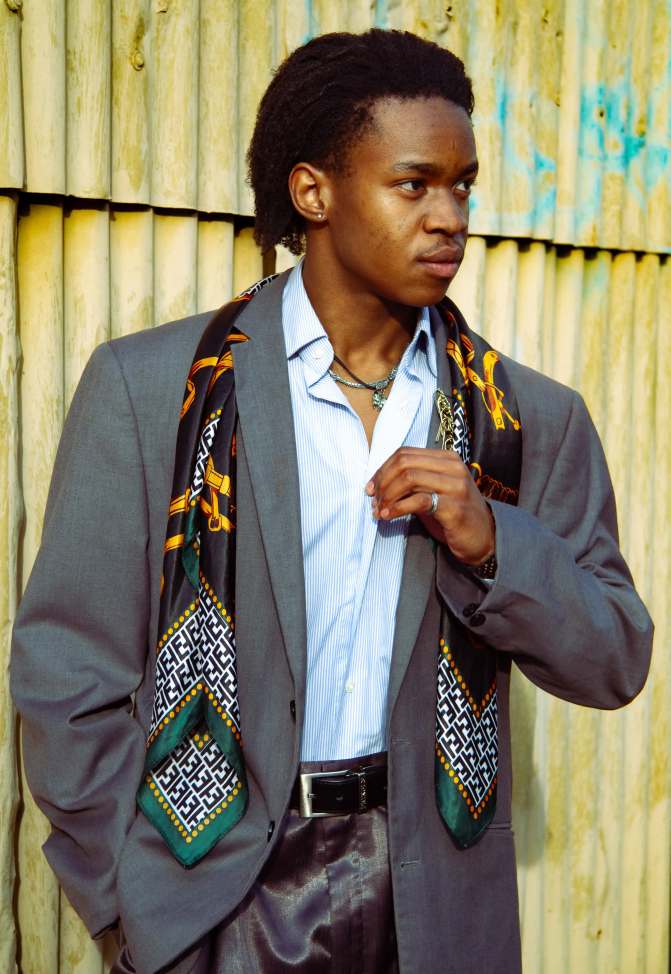
#> input picture photos/IMG_8853.webp, 3351 x 4870 px (shown at 1/5 size)
$ python make_waitlist_images.py
#> lines starting #> are read from the running program, lines starting #| are printed output that depends on the picture
"""Crop and compress chosen photos from photos/ into assets/img/waitlist/.
Run: python3 tools/make_waitlist_images.py
Each entry: output name, source, crop centre (x, y as fractions), crop width as a fraction of the photo, aspect (w/h), output width."""
from pathlib import Path
from PIL import Image, ImageOps

ROOT = Path(__file__).resolve().parent.parent
SRC = ROOT / "photos"
OUT = ROOT / "assets/img/waitlist"

CROPS = [
    ("hero", "IMG_8853.webp", 0.50, 0.50, 1.00, 4 / 5, 1400),
    ("detail-lapel", "IMG_8567.webp", 0.52, 0.80, 0.80, 1, 900),
    ("detail-lining", "IMG_8662.webp", 0.50, 0.40, 0.62, 1, 900),
    ("detail-cuff", "IMG_8569.webp", 0.55, 0.66, 0.70, 1, 900),
    ("inheritors", "IMG_8707.webp", 0.50, 0.40, 1.00, 1, 1100),
    ("plate-street", "IMG_8891.webp", 0.50, 0.55, 1.00, 4 / 5, 900),
    ("plate-rust", "IMG_8920.webp", 0.50, 0.50, 1.00, 4 / 5, 900),
    ("plate-stance", "IMG_8910.webp", 0.50, 0.55, 1.00, 4 / 5, 900),
    ("plate-car", "IMG_8943.webp", 0.70, 0.50, 1.00, 4 / 5, 900),
]

OUT.mkdir(parents=True, exist_ok=True)
for name, src, cx, cy, frac, aspect, out_w in CROPS:
    im = ImageOps.exif_transpose(Image.open(SRC / src)).convert("RGB")
#> im is the input picture: PIL image 3351x4870 RGB; mean R, G, B 134.7, 127.6, 104.5
    W, H = im.size
#> W = 3351; H = 4870
    w = W * frac
#> w = 3351
    h = w / aspect
#> h = 4188.8
    if h > H:
        h = H
        w = h * aspect
    left = min(max(cx * W - w / 2, 0), W - w)
#> left = 0
    top = min(max(cy * H - h / 2, 0), H - h)
#> top = 340.6
    crop = im.crop((round(left), round(top), round(left + w), round(top + h)))
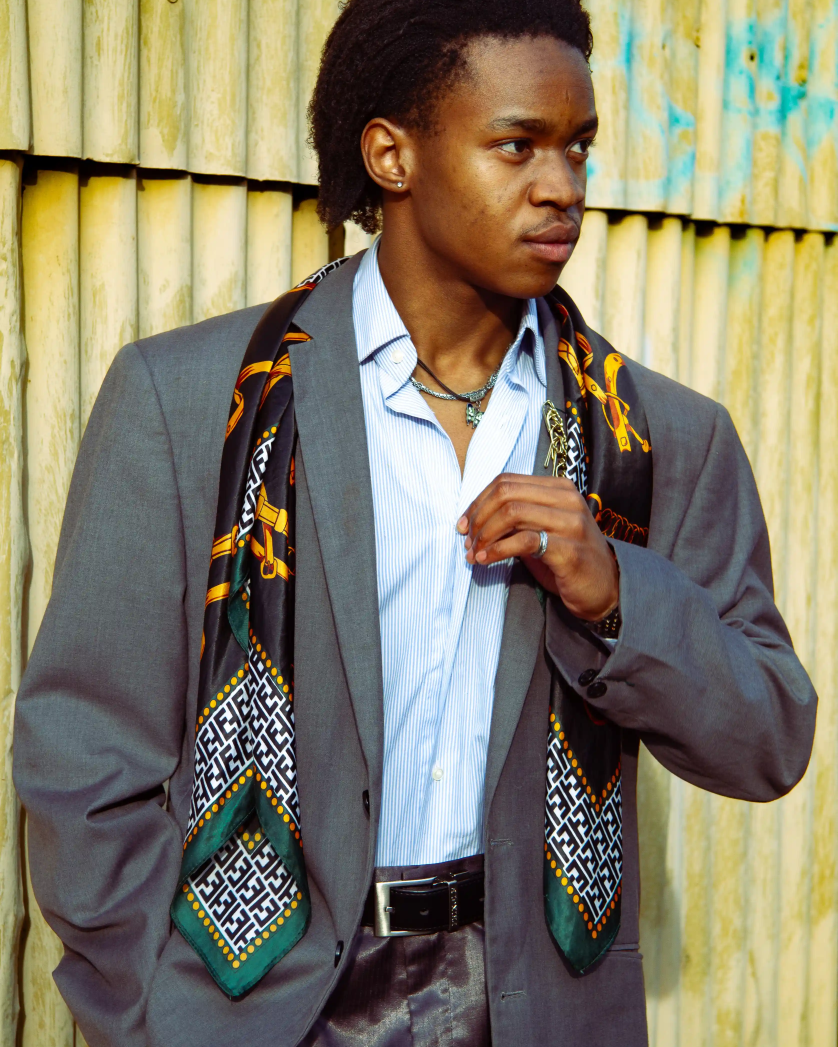
#> crop: PIL image 3351x4188 RGB (shown at 1/4 size); mean R, G, B 133.6, 126.6, 106
    crop = crop.resize((out_w, round(out_w / aspect)), Image.LANCZOS)
#> crop: PIL image 1400x1750 RGB
    crop.save(OUT / f"{name}.webp", "WEBP", quality=80, method=6)
    print(name, crop.size, (OUT / f"{name}.webp").stat().st_size // 1024, "KB")
#| hero (1400, 1750) 247 KB
#> pass 2 of the loop `for name, src, cx, cy, frac, aspect, out_w in CROPS:`:
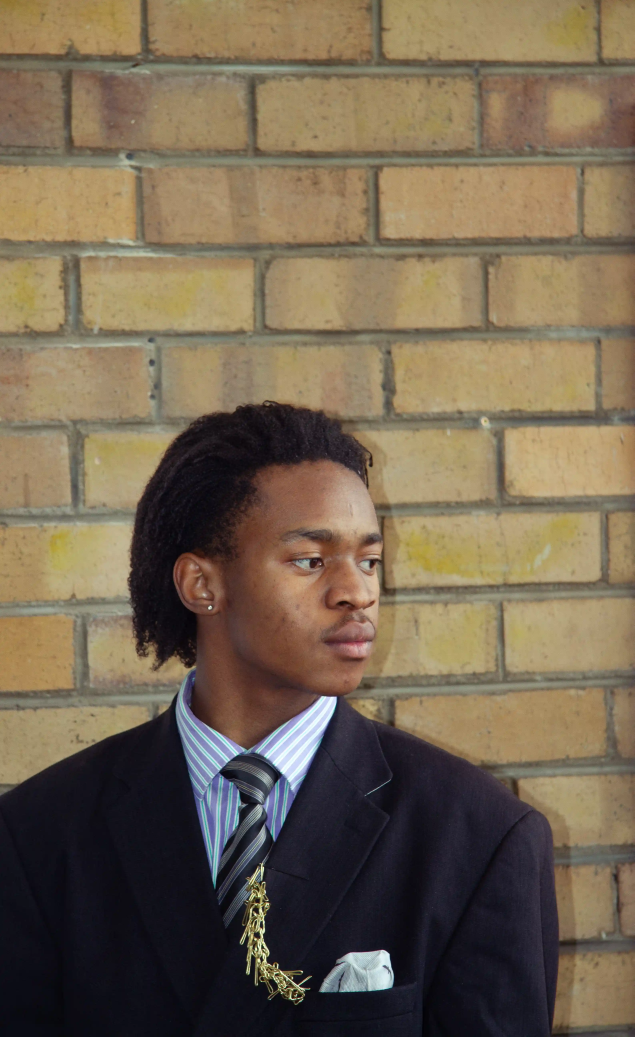
#> input picture photos/IMG_8567.webp, 3172 x 5184 px (shown at 1/5 size)
#> im is the input picture: PIL image 3172x5184 RGB; mean R, G, B 117.3, 102.3, 81.7
#> `crop = im.crop((round(left), round(top), round(left + w), round(top + ..`:
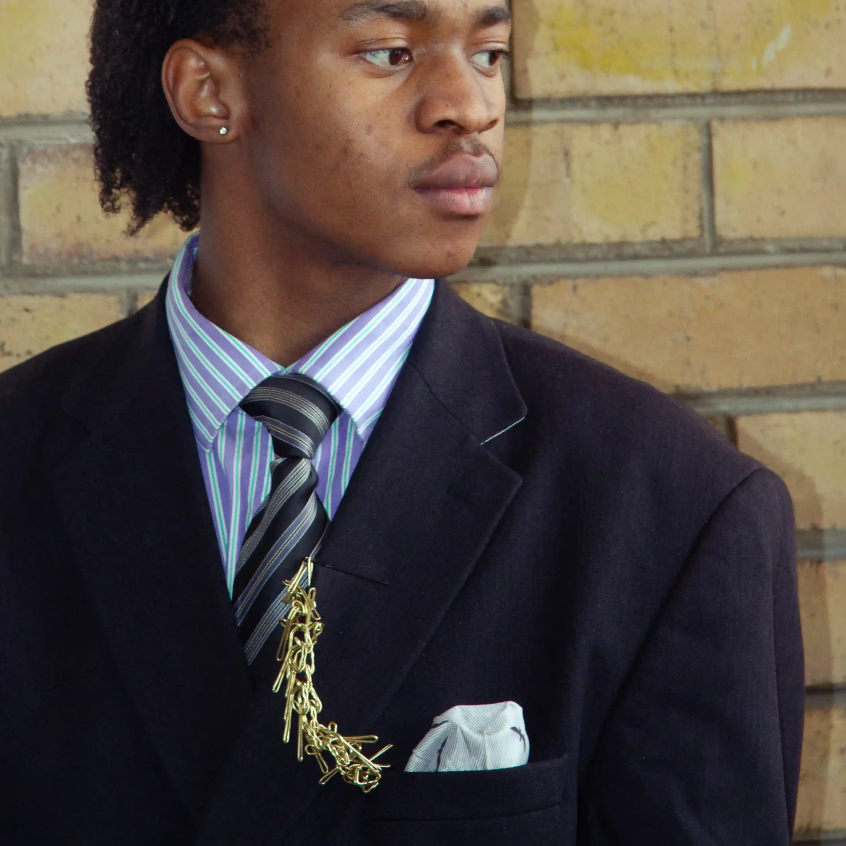
#> crop: PIL image 2537x2538 RGB (shown at 1/3 size); mean R, G, B 81.7, 72.1, 65.9
#> `crop = crop.resize((out_w, round(out_w / aspect)), Image.LANCZOS)`:
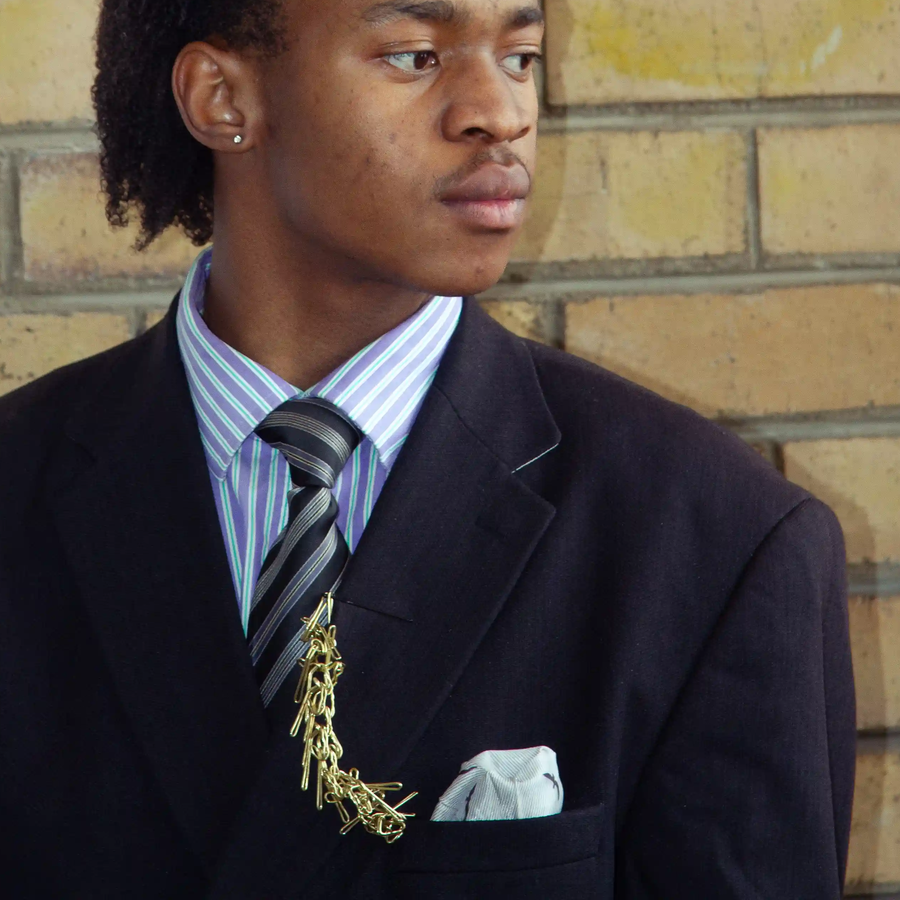
#> crop: PIL image 900x900 RGB; mean R, G, B 81.7, 72.1, 65.9
#| detail-lapel (900, 900) 43 KB
#> pass 3 of the loop `for name, src, cx, cy, frac, aspect, out_w in CROPS:`:
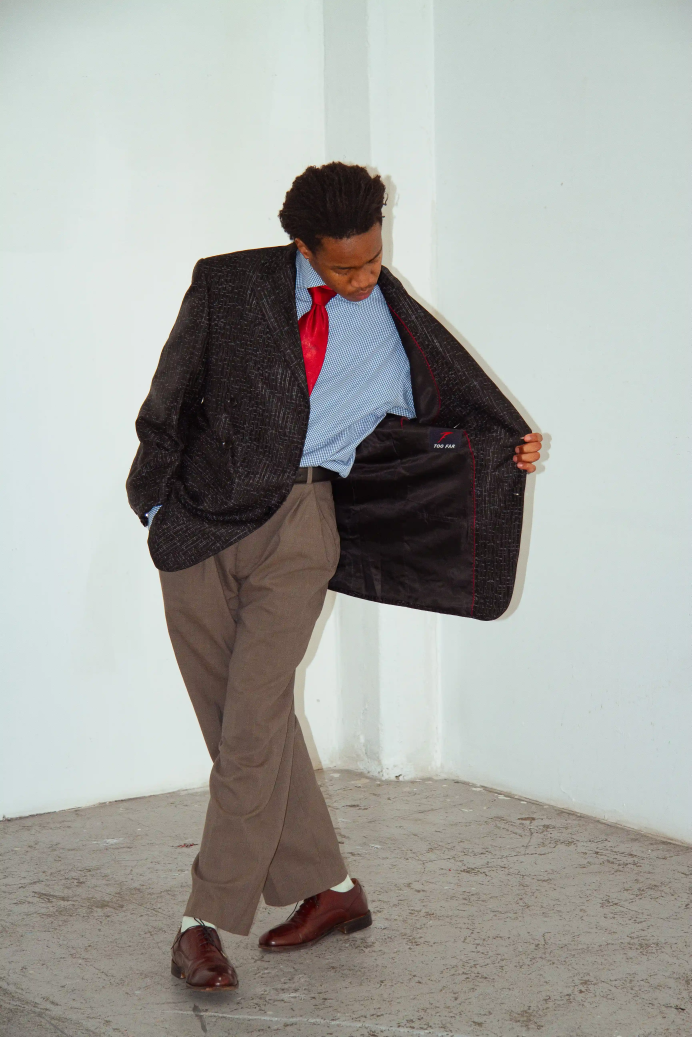
#> input picture photos/IMG_8662.webp, 3456 x 5184 px (shown at 1/5 size)
#> im is the input picture: PIL image 3456x5184 RGB; mean R, G, B 164, 165, 160.7
#> `crop = im.crop((round(left), round(top), round(left + w), round(top + ..`:
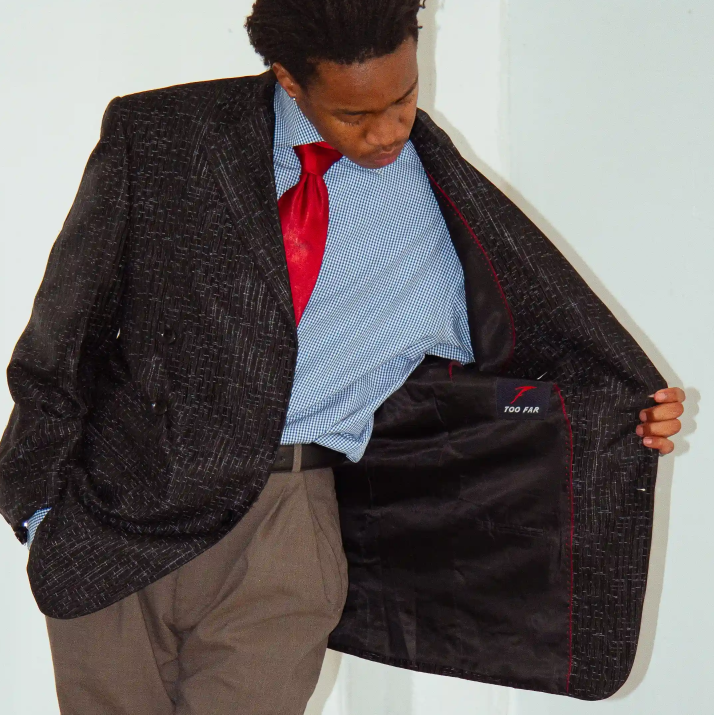
#> crop: PIL image 2142x2143 RGB (shown at 1/3 size); mean R, G, B 108.9, 103.5, 103.2
#> `crop = crop.resize((out_w, round(out_w / aspect)), Image.LANCZOS)`:
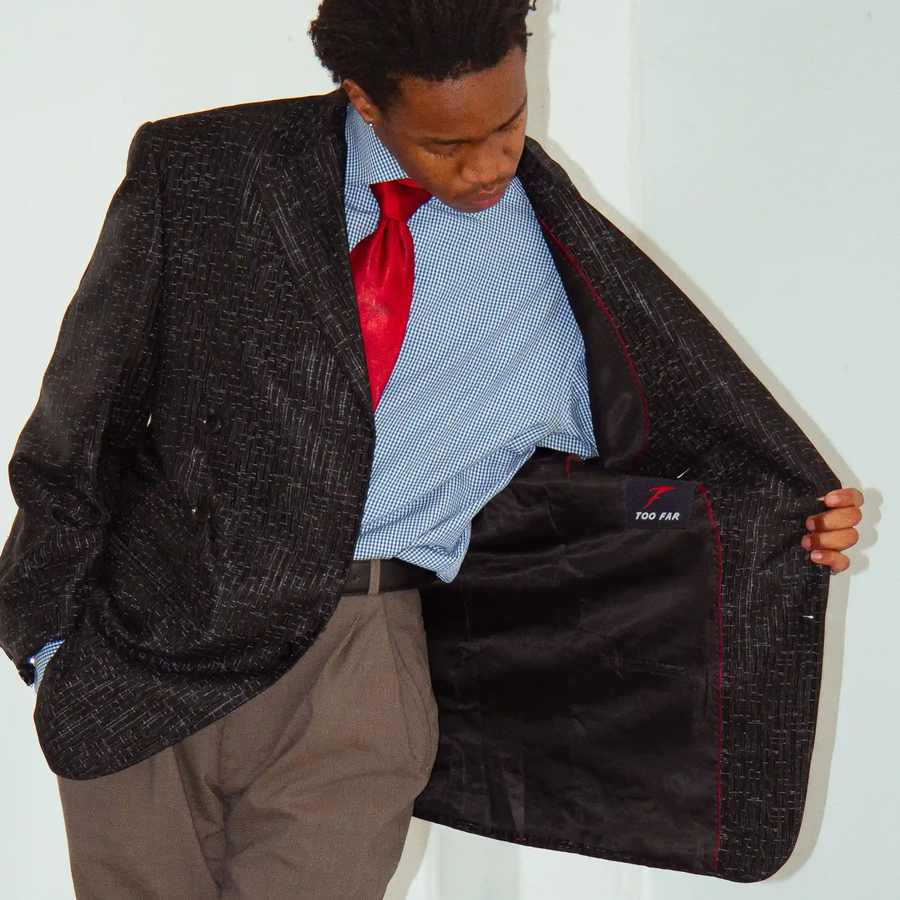
#> crop: PIL image 900x900 RGB; mean R, G, B 108.9, 103.5, 103.1
#| detail-lining (900, 900) 97 KB
#> (the run stopped early here; a loop or call above may not have finished)
